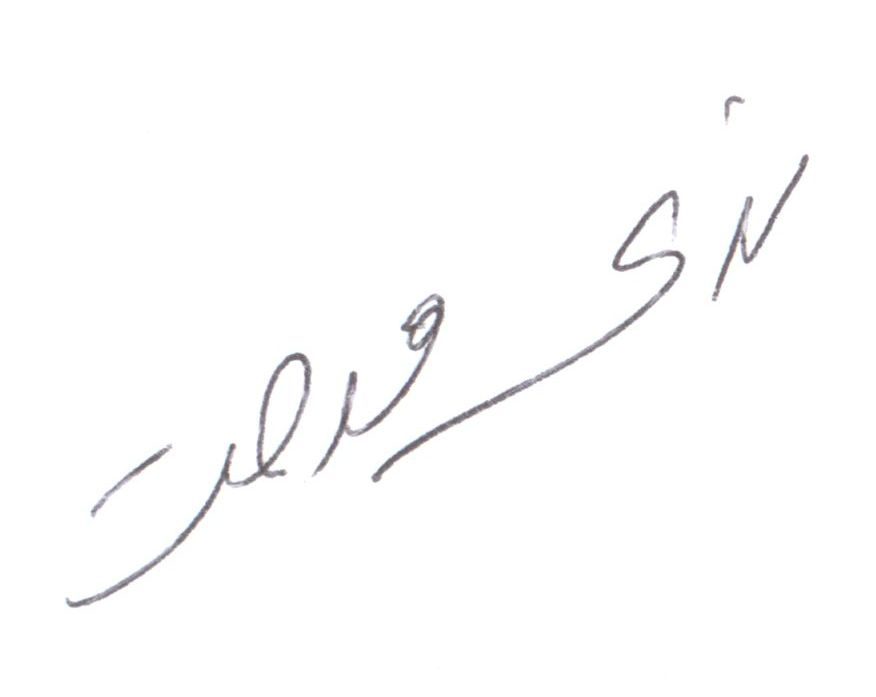
#> input picture Data/ref-signature.jpg, 876 x 697 px
$ python -i ExtractKeypoints.py   (imports and definitions only)   (Python 2 division)   (older library calls are emulated)
#> lines starting #> are read from the running program, lines starting #| are printed output that depends on the picture; after the words box and inside, x2 and y2 are one past the last pixel; in counts of white or black regions, pixels touching at a corner belong together
### Libraries/StrokeSegmentation/StrokeSegmentation.py
import numpy as np


def normalise(img, mean, std):
    normed = (img - np.mean(img)) / (np.std(img))
    return normed


def strokeSeg(im, blksze, thresh):
#> called with blksze = 16, thresh = 0.3
    rows, cols = im.shape

    im = normalise(im, 0, 1)

    new_rows = np.int(blksze * np.ceil((np.float(rows)) / (np.float(blksze))))
    new_cols = np.int(blksze * np.ceil((np.float(cols)) / (np.float(blksze))))

    padded_img = np.zeros((new_rows, new_cols))
    stddevim = np.zeros((new_rows, new_cols))

    padded_img[0:rows][:, 0:cols] = im

    for i in range(0, new_rows, blksze):
        for j in range(0, new_cols, blksze):
            block = padded_img[i:i + blksze][:, j:j + blksze]

            stddevim[i:i + blksze][:, j:j + blksze] = np.std(block) * np.ones(block.shape)

    stddevim = stddevim[0:rows][:, 0:cols]
#> stddevim: shape (697, 876) float64

    mask = stddevim > thresh
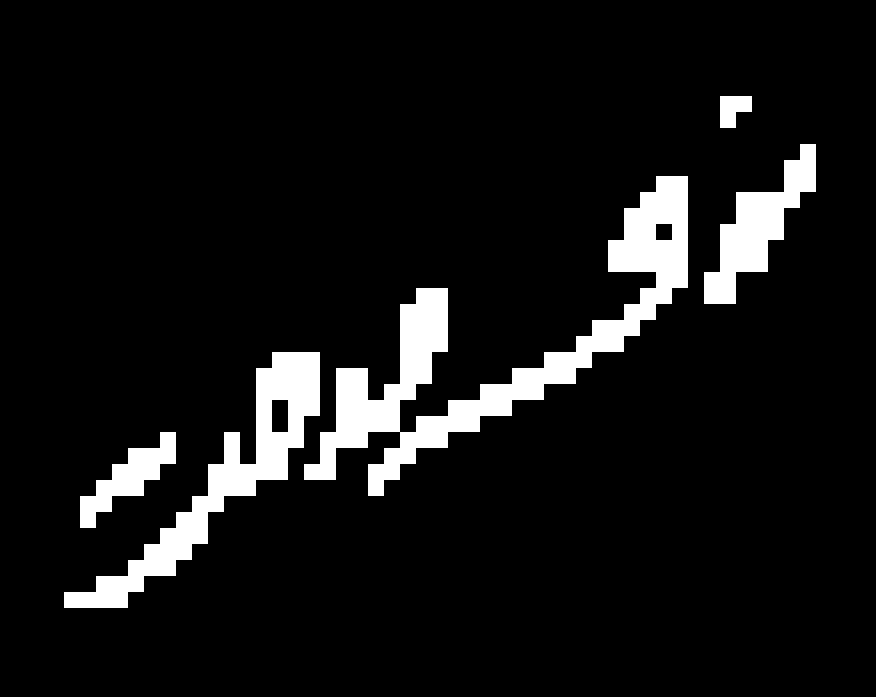
#> mask: shape (697, 876) bool; 7.9% white; 5 white regions, box (x1, y1, x2, y2) and area: (304, 176, 688, 496) 24576, (64, 352, 320, 608) 13056, (704, 144, 816, 304) 6656, (80, 432, 176, 528) 3328, (720, 96, 752, 128) 768

    mean_val = np.mean(im[mask])
#> mean_val = -1.87

    std_val = np.std(im[mask])
#> std_val = 2.97

    normim = (im - mean_val) / std_val
    return normim, mask

### Libraries/StrokeOrient/StrokeOrient.py
from scipy import signal, ndimage
import cv2
import numpy as np


def strokeOrient(im, gradientsigma, blocksigma, orientsmoothsigma):
#> called with gradientsigma = 1, blocksigma = 7, orientsmoothsigma = 7
    rows, cols = im.shape
#> rows = 697; cols = 876
    sze = np.fix(6 * gradientsigma)
    if np.remainder(sze, 2) == 0:
        sze = sze + 1

    gauss = cv2.getGaussianKernel(np.int(sze), gradientsigma)
    f = gauss * gauss.T

    fy, fx = np.gradient(f)
    Gx = signal.convolve2d(im, fx, mode='same')
    Gy = signal.convolve2d(im, fy, mode='same')

    Gxx = np.power(Gx, 2)
    Gyy = np.power(Gy, 2)
    Gxy = Gx * Gy

    sze = np.fix(6 * blocksigma)

    gauss = cv2.getGaussianKernel(np.int(sze), blocksigma)
    f = gauss * gauss.T

    Gxx = ndimage.convolve(Gxx, f)
    Gyy = ndimage.convolve(Gyy, f)
    Gxy = 2 * ndimage.convolve(Gxy, f)
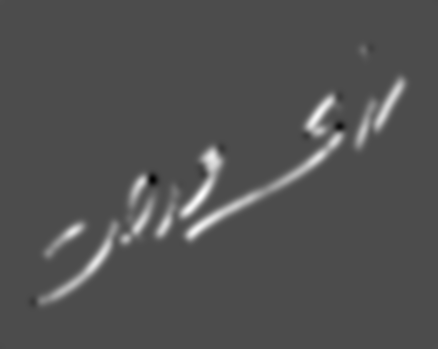
#> Gxy: shape (697, 876) float64 (shown at 1/2 size); min -0.0919, max 0.215, mean 0.00651; drawn with min black and max white
    denom = np.sqrt(np.power(Gxy, 2) + np.power((Gxx - Gyy), 2)) + np.finfo(float).eps

    sin2theta = Gxy / denom
    cos2theta = (Gxx - Gyy) / denom

    if orientsmoothsigma:
        sze = np.fix(6 * orientsmoothsigma)
        if np.remainder(sze, 2) == 0:
            sze = sze + 1
        gauss = cv2.getGaussianKernel(np.int(sze), orientsmoothsigma)
        f = gauss * gauss.T
        cos2theta = ndimage.convolve(cos2theta, f)
        sin2theta = ndimage.convolve(sin2theta, f)
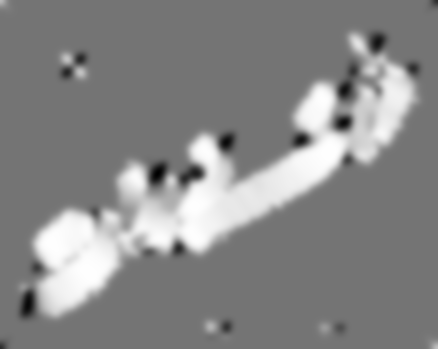
#> sin2theta: shape (697, 876) float64 (shown at 1/2 size); min -0.844, max 0.999, mean 0.133; drawn with min black and max white

    orientim = np.pi / 2 + np.arctan2(sin2theta, cos2theta) / 2
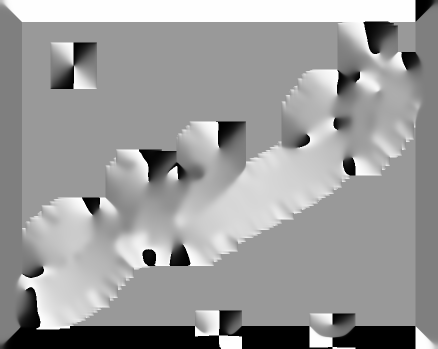
#> orientim: shape (697, 876) float64 (shown at 1/2 size); min 0, max 3.14, mean 1.91; drawn with min black and max white
    return orientim

### Libraries/StrokeFrequency/StrokeFrequency.py
import math
import numpy as np
import scipy


def strokeFreq(im, mask, orient, blksze, windsze, minWaveLength, maxWaveLength):
#> called with blksze = 38, windsze = 5, minWaveLength = 5, maxWaveLength = 15
    rows, cols = im.shape
#> rows = 697; cols = 876
    freq = np.zeros((rows, cols))

    for r in range(0, rows - blksze, blksze):
        for c in range(0, cols - blksze, blksze):
            blkim = im[r:r + blksze][:, c:c + blksze]
            blkor = orient[r:r + blksze][:, c:c + blksze]

            freq[r:r + blksze][:, c:c + blksze] = frequencyQuery(blkim, blkor, windsze, minWaveLength, maxWaveLength)
#> this loop made 18 passes
#> blkim: shape (38, 38) float64; every value is 0.682

    freq = freq * mask
#> freq: shape (697, 876) float64; values 0 (black) and 0.0909 (white), 0.24% white; 1 white region, box (x1, y1, x2, y2) and area: (722, 228, 760, 266) 1444
    freq_1d = np.reshape(freq, (1, rows * cols))
    ind = np.where(freq_1d > 0)

    ind = np.array(ind)
    ind = ind[1, :]

    non_zero_elems_in_freq = freq_1d[0][ind]

    meanfreq = np.mean(non_zero_elems_in_freq)
    medianfreq = np.median(non_zero_elems_in_freq)
    return freq, meanfreq


def frequencyQuery(im, orientim, windsze, minWaveLength, maxWaveLength):
    rows, cols = np.shape(im)
    cosorient = np.mean(np.cos(2 * orientim))
    sinorient = np.mean(np.sin(2 * orientim))
    orient = math.atan2(sinorient, cosorient) / 2
    rotim = scipy.ndimage.rotate(im, orient / np.pi * 180 + 90, axes=(1, 0), reshape=False, order=3, mode='nearest')
    cropsze = int(np.fix(rows / np.sqrt(2)))
    offset = int(np.fix((rows - cropsze) / 2))
    rotim = rotim[offset:offset + cropsze][:, offset:offset + cropsze]
    proj = np.sum(rotim, axis=0)
    dilation = scipy.ndimage.grey_dilation(proj, windsze, structure=np.ones(windsze))

    temp = np.abs(dilation - proj)

    peak_thresh = 2

    maxpts = (temp < peak_thresh) & (proj > np.mean(proj))
    maxind = np.where(maxpts)

    rows_maxind, cols_maxind = np.shape(maxind)
    if cols_maxind < 2:
        freqim = np.zeros(im.shape)
    else:
        NoOfPeaks = cols_maxind
        waveLength = (maxind[0][cols_maxind - 1] - maxind[0][0]) / (NoOfPeaks - 1)
        if minWaveLength <= waveLength <= maxWaveLength:
            freqim = 1 / np.double(waveLength) * np.ones(im.shape)
        else:
            freqim = np.zeros(im.shape)

    return freqim

### Libraries/Preprocessing/Preprocessing.py
from Libraries.StrokeFilter.StrokeFilter import strokeFilter
from Libraries.StrokeFrequency.StrokeFrequency import strokeFreq
from Libraries.StrokeOrient.StrokeOrient import strokeOrient
from Libraries.StrokeSegmentation.StrokeSegmentation import strokeSeg


def preprocessing(img):
    blksze = 16
    thresh = 0.3
    normim, mask = strokeSeg(img, blksze, thresh)

    gradientsigma = 1
    blocksigma = 7
    orientsmoothsigma = 7
    orientim = strokeOrient(normim, gradientsigma, blocksigma, orientsmoothsigma)

    blksze = 38
    windsze = 5
    minWaveLength = 5
    maxWaveLength = 15
    freq, medfreq = strokeFreq(normim, mask, orientim, blksze, windsze, minWaveLength, maxWaveLength)

    freq = medfreq * mask
    kx = 0.65
    ky = 0.65
    newim = strokeFilter(normim, orientim, freq, kx, ky)
    return newim < -3

### Libraries/StrokeFilter/StrokeFilter.py
import numpy as np
import scipy


def strokeFilter(im, orient, freq, kx, ky):
#> called with kx = 0.65, ky = 0.65
    angleInc = 3
    im = np.double(im)
    rows, cols = im.shape
    newim = np.zeros((rows, cols))

    freq_1d = np.reshape(freq, (1, rows * cols))
    ind = np.where(freq_1d > 0)

    ind = np.array(ind)
    ind = ind[1, :]

    non_zero_elems_in_freq = freq_1d[0][ind]
    non_zero_elems_in_freq = np.double(np.round((non_zero_elems_in_freq * 100))) / 100

    unfreq = np.unique(non_zero_elems_in_freq)
    sigmax = 1 / unfreq[0] * kx
    sigmay = 1 / unfreq[0] * ky

    sze = np.round(3 * np.max([sigmax, sigmay]))

    x, y = np.meshgrid(np.linspace(-sze, sze, (2 * sze + 1)), np.linspace(-sze, sze, (2 * sze + 1)))

    reffilter = np.exp(-((np.power(x, 2)) / (sigmax * sigmax) + (np.power(y, 2)) / (sigmay * sigmay))) * np.cos(
        2 * np.pi * unfreq[0] * x)

    filt_rows, filt_cols = reffilter.shape

    gabor_filter = np.array(np.zeros((180 / angleInc, filt_rows, filt_cols)))

    for o in range(0, 180 / angleInc):
        rot_filt = scipy.ndimage.rotate(reffilter, -(o * angleInc + 90), reshape=False)
        gabor_filter[o] = rot_filt
    maxsze = int(sze)

    temp = freq > 0
    validr, validc = np.where(temp)

    temp1 = validr > maxsze
    temp2 = validr < rows - maxsze
    temp3 = validc > maxsze
    temp4 = validc < cols - maxsze

    final_temp = temp1 & temp2 & temp3 & temp4

    finalind = np.where(final_temp)
    maxorientindex = np.round(180 / angleInc)
    orientindex = np.round(orient / np.pi * 180 / angleInc)
    for i in range(0, rows):
        for j in range(0, cols):
            if orientindex[i][j] < 1:
                orientindex[i][j] = orientindex[i][j] + maxorientindex
            if orientindex[i][j] > maxorientindex:
                orientindex[i][j] = orientindex[i][j] - maxorientindex
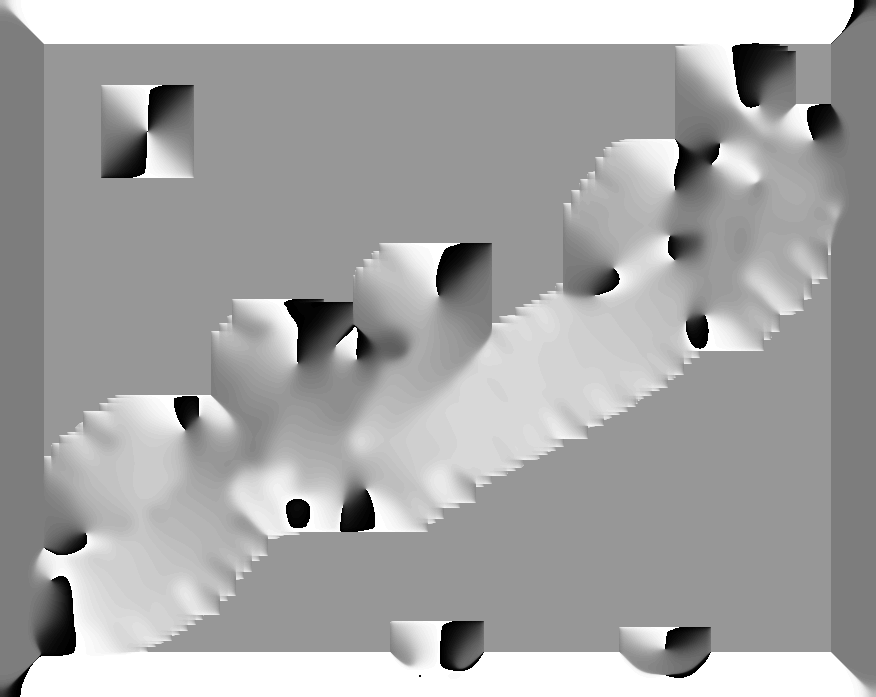
#> orientindex: shape (697, 876) float64; min 1, max 60, mean 39.6; drawn with min black and max white
    finalind_rows, finalind_cols = np.shape(finalind)
    sze = int(sze)
    for k in range(0, finalind_cols):
        r = validr[finalind[0][k]]
        c = validc[finalind[0][k]]

        img_block = im[r - sze:r + sze + 1][:, c - sze:c + sze + 1]

        newim[r][c] = np.sum(img_block * gabor_filter[int(orientindex[r][c]) - 1])
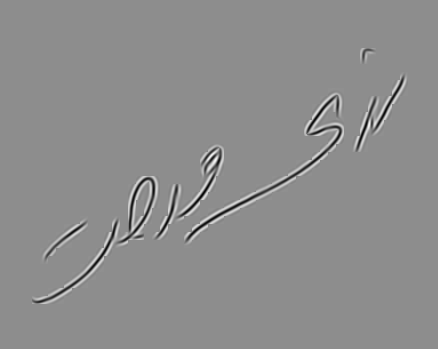
#> newim: shape (697, 876) float64 (shown at 1/2 size); min -114.5, max 91.72, mean 0; drawn with min black and max white

    return newim

### Libraries/ExtractKeypoints/ExtractKeypoints.py
import cv2
import numpy as np
from skimage.morphology import skeletonize

from Libraries.Preprocessing.Preprocessing import preprocessing


def noiseRemoval(img):
    tmp0 = np.array(img[:])
    tmp0 = np.array(tmp0)
    tmp1 = tmp0 / 255
    tmp2 = np.array(tmp1)
    tmp3 = np.array(tmp2)

    Img = np.array(tmp0)
    filTer = np.zeros((10, 10))
    W, H = tmp0.shape[:2]
    fsize = 6

    for i in range(W - fsize):
        for j in range(H - fsize):
            filTer = tmp1[i:i + fsize, j:j + fsize]

            flag = 0
            if sum(filTer[:, 0]) == 0:
                flag += 1
            if sum(filTer[:, fsize - 1]) == 0:
                flag += 1
            if sum(filTer[0, :]) == 0:
                flag += 1
            if sum(filTer[fsize - 1, :]) == 0:
                flag += 1
            if flag > 3:
                tmp2[i:i + fsize, j:j + fsize] = np.zeros((fsize, fsize))

    return tmp2


def extractKeypoints(img):
    clahe = cv2.createCLAHE(clipLimit=2.0, tileGridSize=(8, 8))
    img = clahe.apply(img)
    img = preprocessing(img)
    img = np.array(img, dtype=np.uint8)

    ret, img = cv2.threshold(img, 127, 255, cv2.THRESH_BINARY_INV | cv2.THRESH_OTSU)
#> img: shape (697, 876); 97% white; 95 black regions (11 under 20 px), largest, box (x1, y1, x2, y2) and area: (368, 190, 684, 488) 3838, (344, 294, 444, 448) 1942, (225, 354, 311, 496) 1829

    img[img == 255] = 1

    skeleton = skeletonize(img)
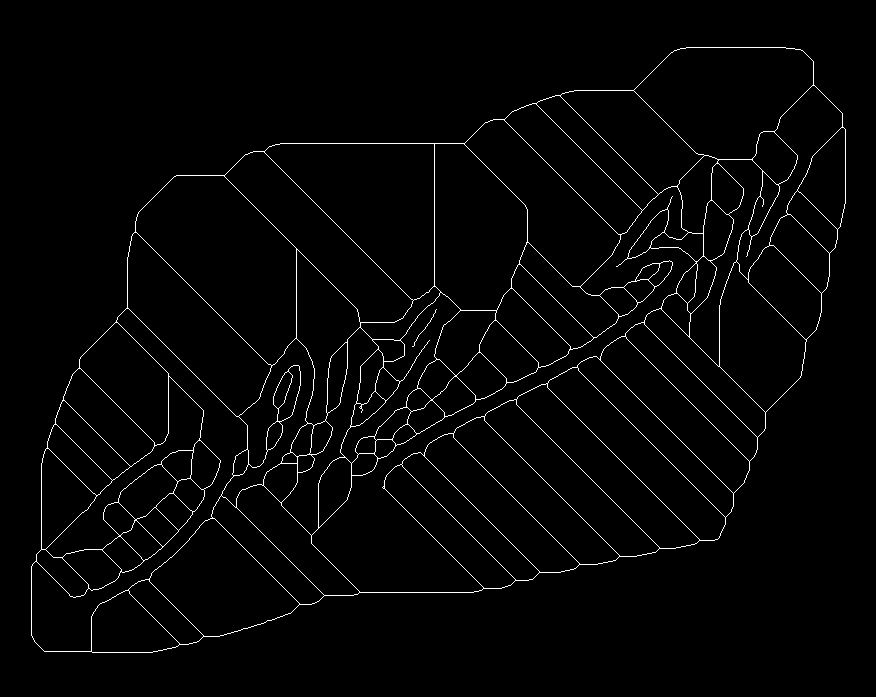
#> skeleton: shape (697, 876) bool; 2% white in thin lines or dots, all inside (x1, y1, x2, y2) = (31, 47, 846, 653)
    skeleton = np.array(skeleton, dtype=np.uint8)
    skeleton = noiseRemoval(skeleton)

    harris_corners = cv2.cornerHarris(img, 3, 3, 0.04)
    harris_normalized = cv2.normalize(harris_corners, 0, 255, norm_type=cv2.NORM_MINMAX, dtype=cv2.CV_32FC1)
    threshold_harris = 125

    keypoints = []
    for x in range(0, harris_normalized.shape[0]):
        for y in range(0, harris_normalized.shape[1]):
            if harris_normalized[x][y] > threshold_harris:
                keypoints.append(cv2.KeyPoint(y, x, 1))

    orb = cv2.ORB_create()

    _, des = orb.compute(img, keypoints)
    return keypoints, des

>>> import cv2
>>> picture = cv2.imread('../../Data/ref-signature.jpg', cv2.IMREAD_GRAYSCALE)
>>> result = extractKeypoints(picture)

$ run again, on Data/signature.jpg
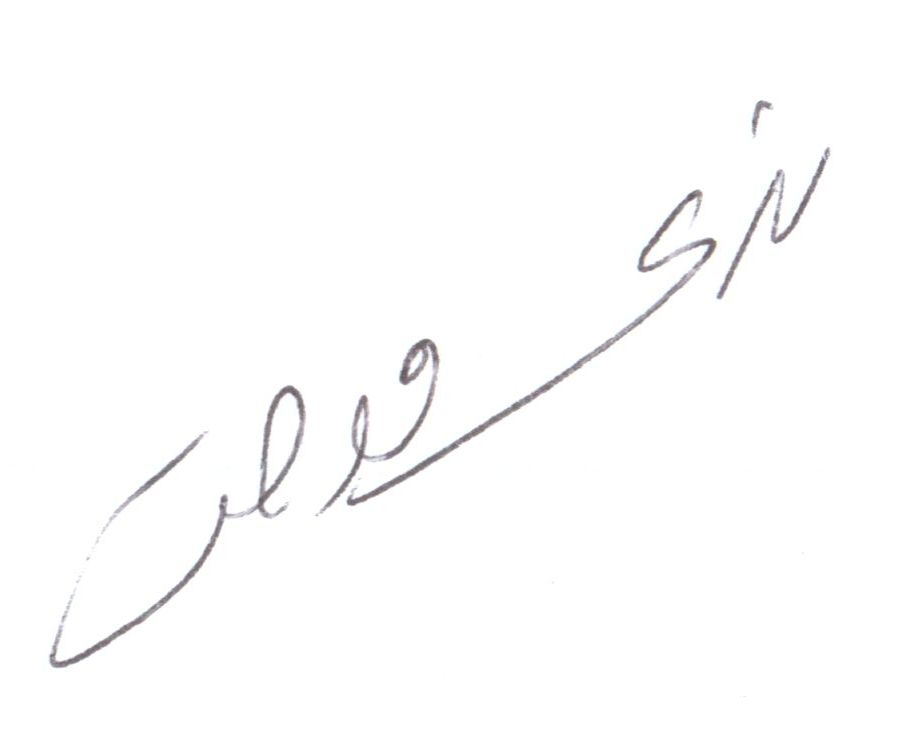
#> input picture Data/signature.jpg, 914 x 734 px
#> mask: shape (734, 914) bool; 8.5% white; 2 white regions, box (x1, y1, x2, y2) and area: (48, 144, 832, 672) 55552, (736, 96, 784, 144) 1280
#> mean_val = -1.73
#> std_val = 2.92
#> in strokeOrient, `rows, cols = im.shape`: rows = 734; cols = 914
#> in strokeFreq, `rows, cols = im.shape`: rows = 734; cols = 914
#> the loop in strokeFreq, `for r in range(0, rows - blksze, blksze):` made 19 passes
#> after the loop in strokeFilter, `for i in range(0, rows):`:
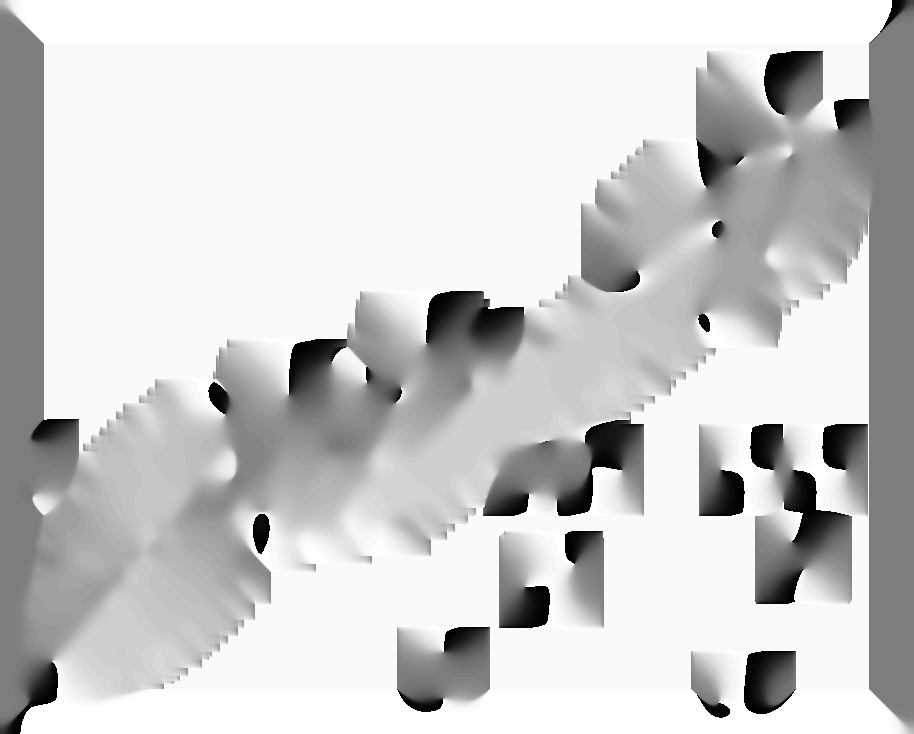
#> orientindex: shape (734, 914) float64; min 1, max 60, mean 48.6; drawn with min black and max white
#> in extractKeypoints, `skeleton = skeletonize(img)`:
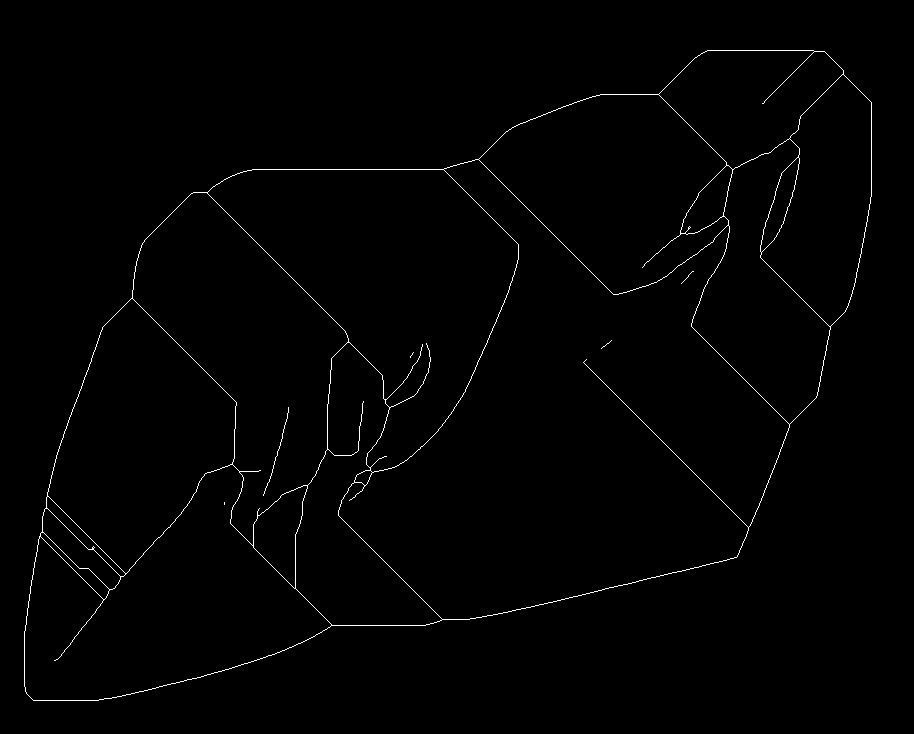
#> skeleton: shape (734, 914) bool; 0.91% white in thin lines or dots, all inside (x1, y1, x2, y2) = (24, 50, 872, 701)
#> tmp1: shape (734, 914); every value is 0
